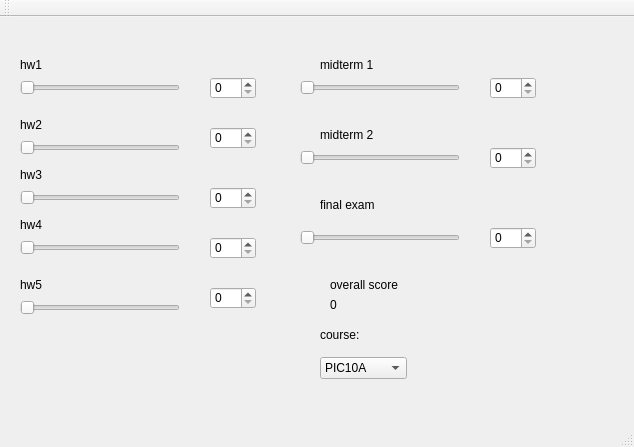
<?xml version="1.0" encoding="UTF-8"?>
<ui version="4.0">
 <class>MainWindow</class>
 <widget class="QMainWindow" name="MainWindow">
  <property name="geometry">
   <rect>
    <x>0</x>
    <y>0</y>
    <width>634</width>
    <height>447</height>
   </rect>
  </property>
  <property name="windowTitle">
   <string>MainWindow</string>
  </property>
  <widget class="QWidget" name="centralWidget">
   <widget class="QLabel" name="label">
    <property name="geometry">
     <rect>
      <x>20</x>
      <y>40</y>
      <width>72</width>
      <height>15</height>
     </rect>
    </property>
    <property name="text">
     <string>hw1</string>
    </property>
   </widget>
   <widget class="QSpinBox" name="spinBoxhw1">
    <property name="geometry">
     <rect>
      <x>210</x>
      <y>60</y>
      <width>46</width>
      <height>22</height>
     </rect>
    </property>
    <property name="maximum">
     <number>100</number>
    </property>
   </widget>
   <widget class="QSlider" name="Sliderhw1">
    <property name="geometry">
     <rect>
      <x>20</x>
      <y>60</y>
      <width>160</width>
      <height>22</height>
     </rect>
    </property>
    <property name="orientation">
     <enum>Qt::Horizontal</enum>
    </property>
   </widget>
   <widget class="QLabel" name="label_2">
    <property name="geometry">
     <rect>
      <x>20</x>
      <y>100</y>
      <width>72</width>
      <height>15</height>
     </rect>
    </property>
    <property name="text">
     <string>hw2</string>
    </property>
   </widget>
   <widget class="QSlider" name="Sliderhw2">
    <property name="geometry">
     <rect>
      <x>20</x>
      <y>120</y>
      <width>160</width>
      <height>22</height>
     </rect>
    </property>
    <property name="orientation">
     <enum>Qt::Horizontal</enum>
    </property>
   </widget>
   <widget class="QSpinBox" name="spinBoxhw2">
    <property name="geometry">
     <rect>
      <x>210</x>
      <y>110</y>
      <width>46</width>
      <height>22</height>
     </rect>
    </property>
    <property name="maximum">
     <number>100</number>
    </property>
   </widget>
   <widget class="QLabel" name="label_3">
    <property name="geometry">
     <rect>
      <x>20</x>
      <y>150</y>
      <width>72</width>
      <height>15</height>
     </rect>
    </property>
    <property name="text">
     <string>hw3</string>
    </property>
   </widget>
   <widget class="QSlider" name="Sliderhw3">
    <property name="geometry">
     <rect>
      <x>20</x>
      <y>170</y>
      <width>160</width>
      <height>22</height>
     </rect>
    </property>
    <property name="orientation">
     <enum>Qt::Horizontal</enum>
    </property>
   </widget>
   <widget class="QSpinBox" name="spinboxhw3">
    <property name="geometry">
     <rect>
      <x>210</x>
      <y>170</y>
      <width>46</width>
      <height>22</height>
     </rect>
    </property>
    <property name="maximum">
     <number>100</number>
    </property>
   </widget>
   <widget class="QLabel" name="label_4">
    <property name="geometry">
     <rect>
      <x>20</x>
      <y>200</y>
      <width>72</width>
      <height>15</height>
     </rect>
    </property>
    <property name="text">
     <string>hw4</string>
    </property>
   </widget>
   <widget class="QSlider" name="Sliderhw4">
    <property name="geometry">
     <rect>
      <x>20</x>
      <y>220</y>
      <width>160</width>
      <height>22</height>
     </rect>
    </property>
    <property name="orientation">
     <enum>Qt::Horizontal</enum>
    </property>
   </widget>
   <widget class="QSpinBox" name="spinBoxhw4">
    <property name="geometry">
     <rect>
      <x>210</x>
      <y>220</y>
      <width>46</width>
      <height>22</height>
     </rect>
    </property>
    <property name="maximum">
     <number>100</number>
    </property>
   </widget>
   <widget class="QLabel" name="label_5">
    <property name="geometry">
     <rect>
      <x>20</x>
      <y>260</y>
      <width>72</width>
      <height>15</height>
     </rect>
    </property>
    <property name="text">
     <string>hw5</string>
    </property>
   </widget>
   <widget class="QSlider" name="Sliderhw5">
    <property name="geometry">
     <rect>
      <x>20</x>
      <y>280</y>
      <width>160</width>
      <height>22</height>
     </rect>
    </property>
    <property name="orientation">
     <enum>Qt::Horizontal</enum>
    </property>
   </widget>
   <widget class="QSpinBox" name="spinBoxhw5">
    <property name="geometry">
     <rect>
      <x>210</x>
      <y>270</y>
      <width>46</width>
      <height>22</height>
     </rect>
    </property>
    <property name="maximum">
     <number>100</number>
    </property>
   </widget>
   <widget class="QLabel" name="label_6">
    <property name="geometry">
     <rect>
      <x>320</x>
      <y>40</y>
      <width>72</width>
      <height>15</height>
     </rect>
    </property>
    <property name="text">
     <string>midterm 1</string>
    </property>
   </widget>
   <widget class="QSlider" name="Slidermidterm1">
    <property name="geometry">
     <rect>
      <x>300</x>
      <y>60</y>
      <width>160</width>
      <height>22</height>
     </rect>
    </property>
    <property name="orientation">
     <enum>Qt::Horizontal</enum>
    </property>
   </widget>
   <widget class="QSpinBox" name="spinBoxmidterm1">
    <property name="geometry">
     <rect>
      <x>490</x>
      <y>60</y>
      <width>46</width>
      <height>22</height>
     </rect>
    </property>
    <property name="maximum">
     <number>100</number>
    </property>
   </widget>
   <widget class="QLabel" name="label_7">
    <property name="geometry">
     <rect>
      <x>320</x>
      <y>110</y>
      <width>72</width>
      <height>15</height>
     </rect>
    </property>
    <property name="text">
     <string>midterm 2</string>
    </property>
   </widget>
   <widget class="QSlider" name="Slidermidterm2">
    <property name="geometry">
     <rect>
      <x>300</x>
      <y>130</y>
      <width>160</width>
      <height>22</height>
     </rect>
    </property>
    <property name="orientation">
     <enum>Qt::Horizontal</enum>
    </property>
   </widget>
   <widget class="QSpinBox" name="spinBoxmidterm2">
    <property name="geometry">
     <rect>
      <x>490</x>
      <y>130</y>
      <width>46</width>
      <height>22</height>
     </rect>
    </property>
    <property name="maximum">
     <number>100</number>
    </property>
   </widget>
   <widget class="QLabel" name="label_8">
    <property name="geometry">
     <rect>
      <x>320</x>
      <y>180</y>
      <width>91</width>
      <height>16</height>
     </rect>
    </property>
    <property name="text">
     <string>final exam</string>
    </property>
   </widget>
   <widget class="QSlider" name="Sliderfinal">
    <property name="geometry">
     <rect>
      <x>300</x>
      <y>210</y>
      <width>160</width>
      <height>22</height>
     </rect>
    </property>
    <property name="orientation">
     <enum>Qt::Horizontal</enum>
    </property>
   </widget>
   <widget class="QSpinBox" name="spinBoxfinal">
    <property name="geometry">
     <rect>
      <x>490</x>
      <y>210</y>
      <width>46</width>
      <height>22</height>
     </rect>
    </property>
    <property name="maximum">
     <number>100</number>
    </property>
   </widget>
   <widget class="QLabel" name="label_9">
    <property name="geometry">
     <rect>
      <x>330</x>
      <y>260</y>
      <width>121</width>
      <height>16</height>
     </rect>
    </property>
    <property name="text">
     <string>overall score</string>
    </property>
   </widget>
   <widget class="QLabel" name="score_label">
    <property name="geometry">
     <rect>
      <x>330</x>
      <y>280</y>
      <width>72</width>
      <height>15</height>
     </rect>
    </property>
    <property name="text">
     <string>0</string>
    </property>
   </widget>
   <widget class="QLabel" name="label_11">
    <property name="geometry">
     <rect>
      <x>320</x>
      <y>310</y>
      <width>72</width>
      <height>15</height>
     </rect>
    </property>
    <property name="text">
     <string>course:</string>
    </property>
   </widget>
   <widget class="QComboBox" name="class_comboBox">
    <property name="geometry">
     <rect>
      <x>320</x>
      <y>340</y>
      <width>87</width>
      <height>22</height>
     </rect>
    </property>
    <item>
     <property name="text">
      <string>PIC10A</string>
     </property>
    </item>
    <item>
     <property name="text">
      <string>PIC10B</string>
     </property>
    </item>
    <item>
     <property name="text">
      <string>PIC10C</string>
     </property>
    </item>
   </widget>
  </widget>
  <widget class="QMenuBar" name="menuBar">
   <property name="geometry">
    <rect>
     <x>0</x>
     <y>0</y>
     <width>634</width>
     <height>26</height>
    </rect>
   </property>
  </widget>
  <widget class="QToolBar" name="mainToolBar">
   <attribute name="toolBarArea">
    <enum>TopToolBarArea</enum>
   </attribute>
   <attribute name="toolBarBreak">
    <bool>false</bool>
   </attribute>
  </widget>
  <widget class="QStatusBar" name="statusBar"/>
 </widget>
 <layoutdefault spacing="6" margin="11"/>
 <resources/>
 <connections/>
</ui>
